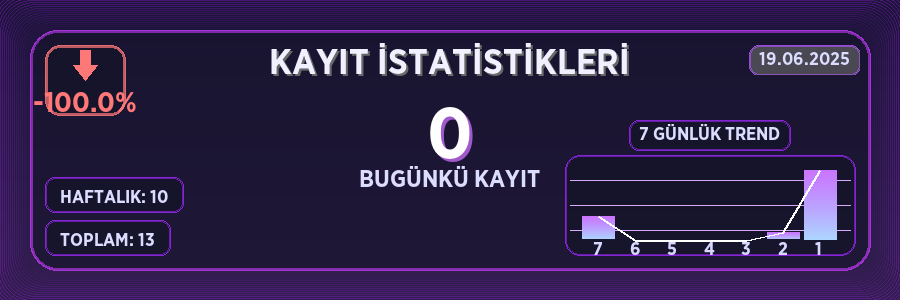
#> input picture images/register_card_0ebcf59e-09f6-4d32-a09f-783248c77207.png, 900 x 300 px; its folder holds only this picture in this run
$ python -i image_utils.py   (imports and definitions only)
#> lines starting #> are read from the running program, lines starting #| are printed output that depends on the picture
#> further down, picture is the input picture: PIL image 900x300 RGBA; mean R, G, B, A 47.1, 32.7, 73.6, 252.4
import os
import glob
import logging
from PIL import Image, ImageDraw, ImageFilter, ImageFont, ImageChops
from io import BytesIO
import requests

logger = logging.getLogger('welcomer.image_utils')

# [76 lines left out: functions get_predefined_backgrounds, create_gradient_background, not called in this run]

def circle_avatar(image, size=(215, 215)):
    """Convert image to circle shape with transparent background."""
#> called with size = (215, 215)
    try:
        image = image.resize(size, Image.LANCZOS).convert("RGBA")
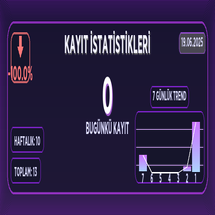
#> image: PIL image 215x215 RGBA; mean R, G, B, A 47.1, 32.8, 73.5, 252.3; transparent parts drawn white

        # Create a circular mask
        bigsize = (image.size[0] * 3, image.size[1] * 3)
#> bigsize = (645, 645)
        mask = Image.new('L', bigsize, 0)
#> mask: PIL image 645x645 L; every value is 0
        draw = ImageDraw.Draw(mask)
        draw.ellipse((0, 0) + bigsize, fill=255)
        mask = mask.resize(image.size, Image.LANCZOS)
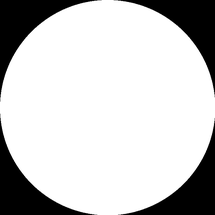
#> mask: PIL image 215x215 L; min 0, max 255, mean 200.8

        # Apply the mask to the alpha channel
        mask = ImageChops.darker(mask, image.split()[-1])
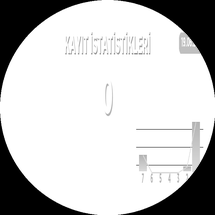
#> mask: PIL image 215x215 L; min 0, max 255, mean 198.4
        image.putalpha(mask)
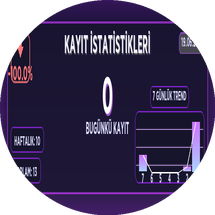
#> image: PIL image 215x215 RGBA; mean R, G, B, A 47.1, 32.8, 73.5, 198.4; transparent parts drawn white

        return image
    except Exception as e:
        logger.error(f"Failed to create circle avatar: {e}")
        # Return original image if circle creation fails
        return image.resize(size, Image.LANCZOS).convert("RGBA")

# [133 lines left out: functions add_text_with_outline, apply_blur_background, resize_and_crop_image, process_uploaded_image, download_image_from_url, not called in this run]

>>> from PIL import Image
>>> picture = Image.open('../../../images/register_card_0ebcf59e-09f6-4d32-a09f-783248c77207.png')
>>> result = circle_avatar(picture)

$ run again, on images/register_card_1ca7ff2c-39d6-4cab-b944-ea53cf31a0b3.png
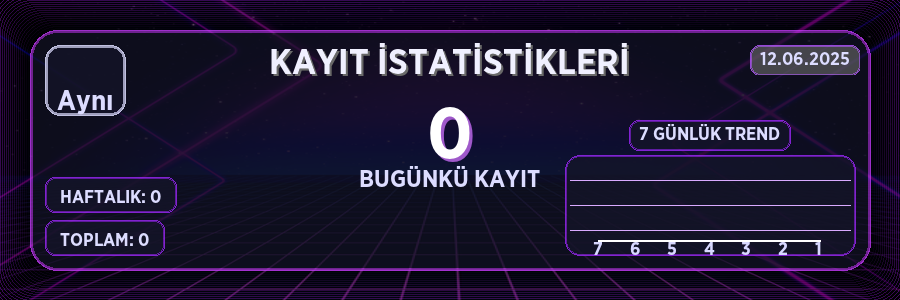
#> input picture images/register_card_1ca7ff2c-39d6-4cab-b944-ea53cf31a0b3.png, 900 x 300 px
#> picture is the input picture: PIL image 900x300 RGBA; mean R, G, B, A 30, 22, 49.6, 253
#> in circle_avatar, `mask = ImageChops.darker(mask, image.split()[-1])`:
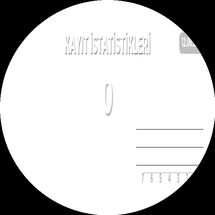
#> mask: PIL image 215x215 L; min 0, max 255, mean 199
#> in circle_avatar, `image.putalpha(mask)`:
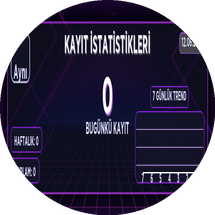
#> image: PIL image 215x215 RGBA; mean R, G, B, A 30, 22.1, 49.4, 199; transparent parts drawn white
